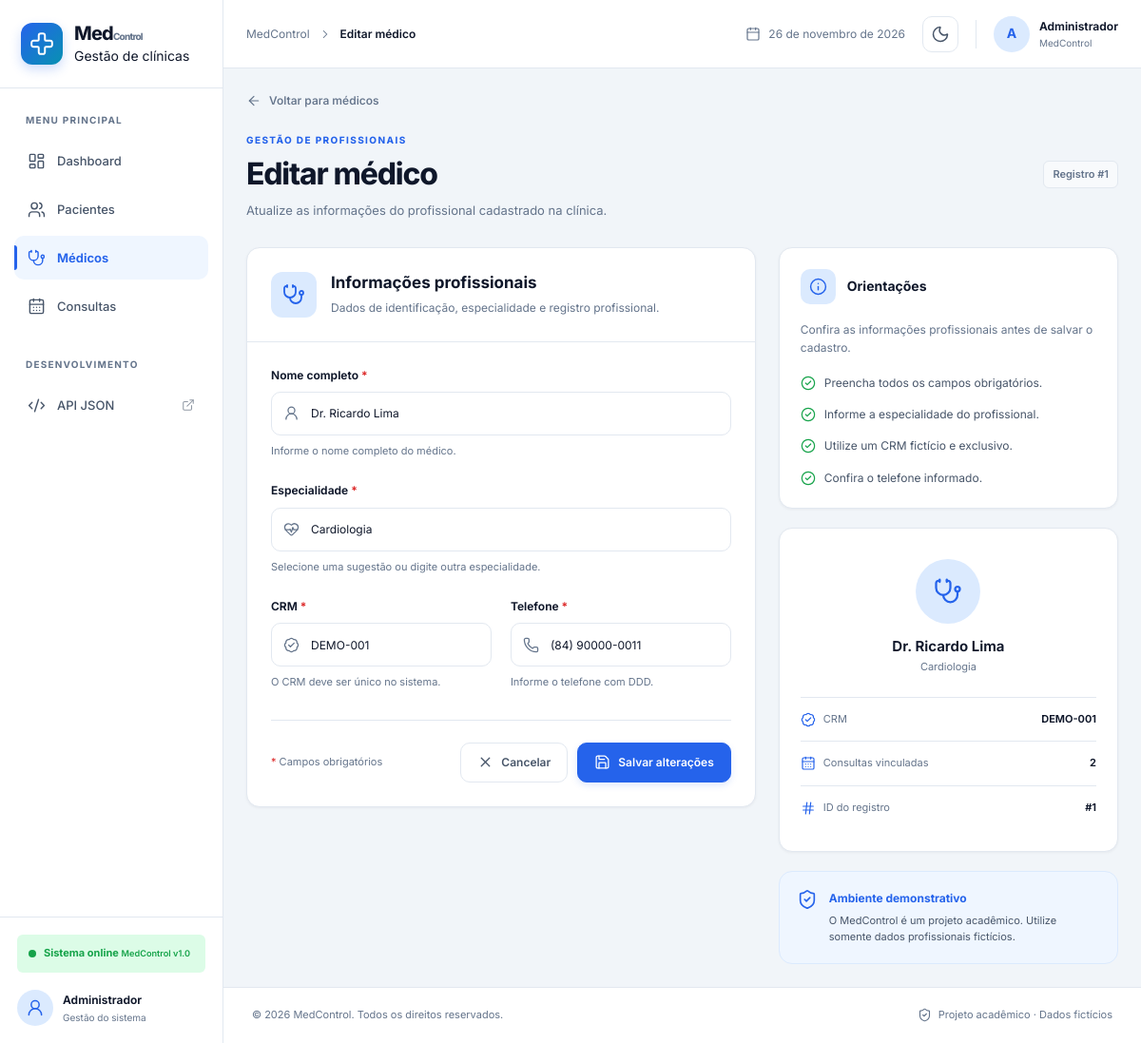
Page /medicos/editar/1 on the committed database.
### app.py (models this page shows)
class Medico(db.Model):
    __tablename__ = "medicos"
    id = db.Column(db.Integer, primary_key=True)
    nome = db.Column(db.String(150), nullable=False)
    especialidade = db.Column(db.String(100), nullable=False)
    crm = db.Column(db.String(30), unique=True, nullable=False)
    telefone = db.Column(db.String(20), nullable=False)
    consultas = db.relationship(
        "Consulta",
        back_populates="medico",
        passive_deletes=True
    )

### app.py (the view, shortened to what this page needs)
@app.route(
    "/medicos/editar/<int:id>",
    methods=["GET", "POST"]
)
def editar_medico(id):
    medico = db.get_or_404(Medico, id)
    return render_template(
        "form_medico.html",
        medico=medico
    )

### templates/form_medico.html (shortened to what this page needs)
{% extends "base.html" %}
{% block breadcrumb %}
    {{ 'Editar médico' if medico else 'Novo médico' }}
{% endblock %}
{% block content %}
<a href="{{ url_for('medicos') }}"
   class="back-link">
    <i data-lucide="arrow-left"></i>
    Voltar para médicos
</a>
<section class="page-header">
    <div class="page-heading">
        <span class="page-eyebrow">
            GESTÃO DE PROFISSIONAIS
        </span>
        {% if medico %}
            <h1>Editar médico</h1>
            <p>
                Atualize as informações do profissional
                cadastrado na clínica.
            </p>
        {% else %}
            <h1>Novo médico</h1>
            <p>
                Preencha os dados para cadastrar
                um novo profissional na clínica.
            </p>
        {% endif %}
    </div>
    {% if medico %}
        <span class="record-id">
            Registro #{{ medico.id }}
        </span>
    {% endif %}
</section>
<section class="form-layout">
    <article class="panel form-panel">
        <div class="form-panel-header">
            <div class="form-header-icon stat-blue">
                <i data-lucide="stethoscope"></i>
            </div>
            <div>
                <h2>Informações profissionais</h2>
                <p>
                    Dados de identificação, especialidade
                    e registro profissional.
                </p>
            </div>
        </div>
        <form
            action="{{ url_for('editar_medico', id=medico.id) if medico else url_for('novo_medico') }}"
            method="POST"
            class="standard-form"
            id="form-medico">
            <div class="form-grid">
                <div class="form-group form-full">
                    <label for="nome">
                        Nome completo
                        <span class="required">*</span>
                    </label>
                    <div class="input-wrapper">
                        <input
                            type="text"
                            id="nome"
                            name="nome"
                            placeholder="Digite o nome do profissional"
                            value="{{ request.form.get('nome', medico.nome if medico else '') }}"
                            maxlength="150"
                            autocomplete="off"
                            required>
                    </div>
                    <small class="form-hint">
                        Informe o nome completo do médico.
                    </small>
                </div>
                <div class="form-group form-full">
                    <label for="especialidade">
                        Especialidade
                        <span class="required">*</span>
                    </label>
                    <div class="input-wrapper">
                        <input
                            type="text"
                            id="especialidade"
                            name="especialidade"
                            placeholder="Ex.: Cardiologia"
                            value="{{ request.form.get('especialidade', medico.especialidade if medico else '') }}"
                            list="lista-especialidades"
                            maxlength="100"
                            autocomplete="off"
                            required>
                    </div>
                    <small class="form-hint">
                        Selecione uma sugestão ou digite
                        outra especialidade.
                    </small>
                </div>
                <div class="form-group">
                    <label for="crm">
                        CRM
                        <span class="required">*</span>
                    </label>
                    <div class="input-wrapper">
                        <input
                            type="text"
                            id="crm"
                            name="crm"
                            placeholder="Ex.: DEMO-005"
                            value="{{ request.form.get('crm', medico.crm if medico else '') }}"
                            maxlength="30"
                            autocomplete="off"
                            required>
                    </div>
                    <small class="form-hint">
                        O CRM deve ser único no sistema.
                    </small>
                </div>
                <div class="form-group">
                    <label for="telefone">
                        Telefone
                        <span class="required">*</span>
                    </label>
                    <div class="input-wrapper">
                        <input
                            type="tel"
                            id="telefone"
                            name="telefone"
                            class="phone-mask"
                            placeholder="(00) 00000-0000"
                            value="{{ request.form.get('telefone', medico.telefone if medico else '') }}"
                            maxlength="20"
                            autocomplete="off"
                            required>
                    </div>
                    <small class="form-hint">
                        Informe o telefone com DDD.
                    </small>
                </div>
            </div>
            <div class="form-footer">
                <span class="required-info">
                    <span class="required">*</span>
                    Campos obrigatórios
                </span>
                <div class="form-actions">
                    <a href="{{ url_for('medicos') }}"
                       class="btn btn-outline">
                        <i data-lucide="x"></i>
                        Cancelar
                    </a>
                    <button type="submit"
                            class="btn btn-primary">
                        <i data-lucide="save"></i>
                        {% if medico %}
                            Salvar alterações
                        {% else %}
                            Salvar médico
                        {% endif %}
                    </button>
                </div>
            </div>
        </form>
    </article>
    <aside class="form-sidebar">
        <article class="panel guidance-panel">
            <div class="guidance-header">
                <div class="guidance-icon stat-blue">
                    <i data-lucide="info"></i>
                </div>
                <h3>Orientações</h3>
            </div>
            <p>
                Confira as informações profissionais
                antes de salvar o cadastro.
            </p>
            <ul class="guidance-list">
                <li>
                    <i data-lucide="circle-check"></i>
                    <span>
                        Preencha todos os campos obrigatórios.
                    </span>
                </li>
                <li>
                    <i data-lucide="circle-check"></i>
                    <span>
                        Informe a especialidade do profissional.
                    </span>
                </li>
                <li>
                    <i data-lucide="circle-check"></i>
                    <span>
                        Utilize um CRM fictício e exclusivo.
                    </span>
                </li>
                <li>
                    <i data-lucide="circle-check"></i>
                    <span>
                        Confira o telefone informado.
                    </span>
                </li>
            </ul>
        </article>
        {% if medico %}
            <article class="panel record-panel">
                <div class="record-profile">
                    <div class="record-avatar">
                        <i data-lucide="stethoscope"></i>
                    </div>
                    <h3>{{ medico.nome }}</h3>
                    <span>{{ medico.especialidade }}</span>
                </div>
                <div class="record-details">
                    <div class="record-detail">
                        <i data-lucide="badge-check"></i>
                        <span>CRM</span>
                        <strong>{{ medico.crm }}</strong>
                    </div>
                    <div class="record-detail">
                        <i data-lucide="calendar-days"></i>
                        <span>Consultas vinculadas</span>
                        <strong>
                            {{ medico.consultas|length }}
                        </strong>
                    </div>
                    <div class="record-detail">
                        <i data-lucide="hash"></i>
                        <span>ID do registro</span>
                        <strong>#{{ medico.id }}</strong>
                    </div>
                </div>
            </article>
        {% endif %}
        <div class="privacy-card">
            <i data-lucide="shield-check"></i>
            <div>
                <strong>Ambiente demonstrativo</strong>
                <p>
                    O MedControl é um projeto acadêmico.
                    Utilize somente dados profissionais fictícios.
                </p>
            </div>
        </div>
    </aside>
</section>
{% endblock %}

### rows in the picture
Medico: id "1", nome "Dr. Ricardo Lima", especialidade "Cardiologia", crm "DEMO-001", telefone "(84) 90000-0011"

### other values in the picture
{{ 'Editar médico' if medico else 'Novo médico' }} "Editar médico"
{{ medico.consultas|length }} "2"
